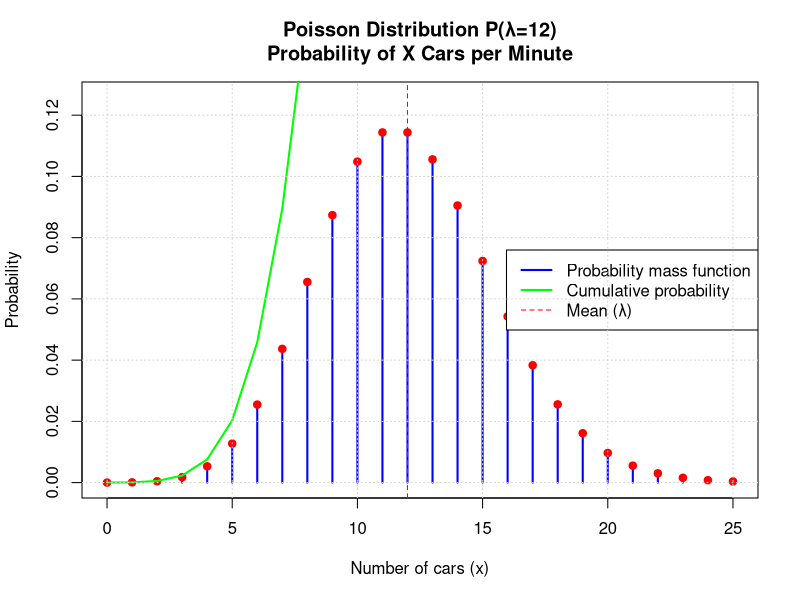
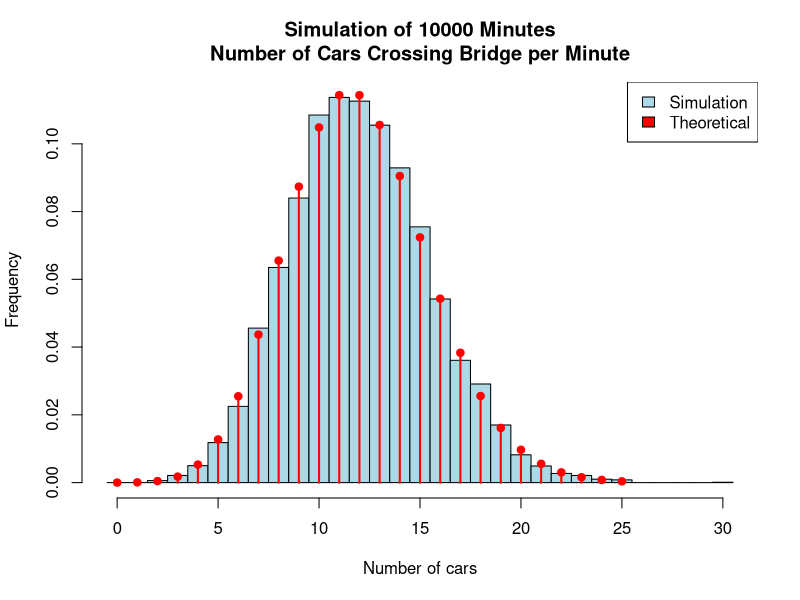

R code for these plots, in order:
# Poisson Distribution Examples P(λ)

# Example: Cars crossing a bridge
lambda <- 12  # average number of cars per minute

# Calculate probabilities for 0 to 25 cars
x <- 0:25
prob_x <- dpois(x, lambda)

# Print probabilities for some interesting values
print("Probability mass function values:")
for(i in c(10:14)) {  # values around the mean
    print(paste("P(X =", i, ") =", round(prob_x[i+1], 4)))  # +1 because x starts at 0
}

# Expected value and variance
print(paste("Expected value (λ) =", lambda))
print(paste("Variance (λ) =", lambda))
print(paste("Standard deviation =", round(sqrt(lambda), 4)))

# Create PNG plot of probability mass function
png("poisson_distribution.png", width=800, height=600)

# Plot probability mass function
plot(x, prob_x, type="h", 
     lwd=2,
     col="blue",
     main="Poisson Distribution P(λ=12)\nProbability of X Cars per Minute",
     xlab="Number of cars (x)",
     ylab="Probability",
     ylim=c(0, max(prob_x)*1.1))
points(x, prob_x, pch=19, col="red")

# Add cumulative probabilities
cum_prob <- ppois(x, lambda)
lines(x, cum_prob, col="green", lwd=2)

# Add vertical line at mean
abline(v=lambda, col="red", lty=2)

# Add legend
legend("right", 
       legend=c("Probability mass function", "Cumulative probability", "Mean (λ)"),
       col=c("blue", "green", "red"),
       lwd=c(2,2,1),
       lty=c(1,1,2))

# Add grid
grid()

dev.off()

# Bridge crossing problem
# P(X ≥ 17) = 1 - P(X ≤ 16)

# Method 1: Using lower tail
prob_16_or_less <- ppois(16, lambda)
prob_17_or_more <- 1 - prob_16_or_less
print("\nBridge crossing problem:")
print(paste("P(X ≤ 16) =", round(prob_16_or_less, 4)))
print(paste("P(X ≥ 17) = 1 - P(X ≤ 16) =", round(prob_17_or_more, 4)))

# Method 2: Using upper tail directly
prob_17_or_more_direct <- ppois(16, lambda, lower.tail=FALSE)
print(paste("P(X ≥ 17) using upper tail =", round(prob_17_or_more_direct, 4)))

# Simulation to verify our results
n_simulations <- 10000
samples <- rpois(n_simulations, lambda)

# Create PNG plot of simulation
png("poisson_simulation.png", width=800, height=600)

# Plot histogram of samples
hist(samples, 
     breaks=seq(-0.5, max(samples)+0.5, by=1),  # center bars on integers
     col="lightblue",
     main="Simulation of 10000 Minutes\nNumber of Cars Crossing Bridge per Minute",
     xlab="Number of cars",
     ylab="Frequency",
     probability=TRUE)  # show probabilities instead of counts

# Add theoretical Poisson probabilities
points(x, prob_x, type="h", col="red", lwd=2)
points(x, prob_x, pch=19, col="red")

# Add legend
legend("topright", 
       legend=c("Simulation", "Theoretical"),
       fill=c("lightblue", "red"))

dev.off()

# Print simulation results
empirical_prob <- mean(samples >= 17)
print("\nSimulation results:")
print(paste("Simulated probability of 17 or more cars:", round(empirical_prob, 4)))
print(paste("Mean of simulation:", round(mean(samples), 4)))
print(paste("Variance of simulation:", round(var(samples), 4))) 